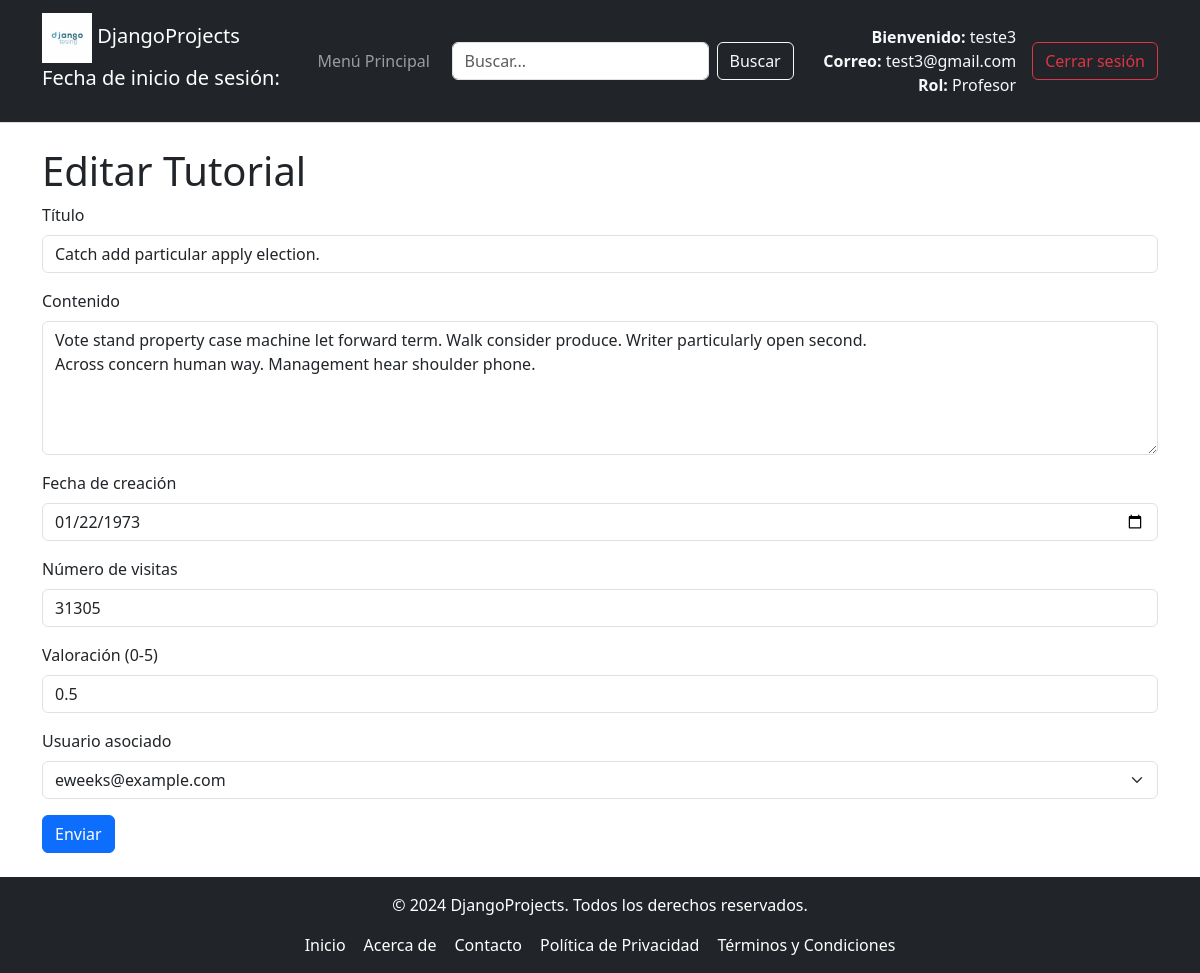
Page /formulario/tutorial-modificar/1 (signed in) on the committed database.
### tutorial/models.py (models this page shows, shortened)
class Usuario(AbstractBaseUser, PermissionsMixin):
    ADMINISTRADOR = 1
    PROFESOR = 2
    ESTUDIANTE = 3
    ROLES = (
        (ADMINISTRADOR, 'administrador'),
        (PROFESOR, 'profesor'),
        (ESTUDIANTE, 'estudiante'),
    )
    email = models.EmailField(unique=True)
    nombre = models.CharField(max_length=30)
    fecha_Registro = models.DateField(null=True, blank=True)
    puntuacion = models.DecimalField(max_digits=3, decimal_places=1, default=0.0)
    es_activo = models.BooleanField(default=True)
    is_staff = models.BooleanField(default=False)  # Aquí está el campo
    is_superuser = models.BooleanField(default=False)  # Aquí está el campo
    rol = models.PositiveSmallIntegerField(choices=ROLES, default=ADMINISTRADOR)
    imagen = models.ImageField(upload_to='imagenes/', null=True, blank=True)
    USERNAME_FIELD = 'email'  # Campo único para autenticación
    REQUIRED_FIELDS = ['nombre']  # Campos obligatorios para createsuperuser
    objects = UsuarioManager()  # Asegúrate de que el manager esté asignado correctamente
    def __str__(self):
        return self.email

class Tutorial(models.Model):
    titulo = models.CharField(max_length=50)
    contenido = models.TextField()
    fecha_Creacion = models.DateTimeField()
    visitas = models.IntegerField()
    valoracion = models.DecimalField(max_digits=3, decimal_places=1)
    usuario = models.ForeignKey(Usuario, on_delete=models.CASCADE, related_name="usuario_del_tutorial")

### tutorial/views.py (the view, shortened to what this page needs)
# urls.py: path('formulario/tutorial-modificar/<int:tutorial_id>', views.tutorial_modificar,name="tutorial_modificar"),
@permission_required('tutorial.change_tutorial')
def tutorial_modificar(request, tutorial_id):
    tutorial = Tutorial.objects.get(id= tutorial_id)
    datosFormulario = None
    if request.method == 'POST':
        datosFormulario = request.POST
    formulario = TutorialForm(datosFormulario, instance= tutorial)
    return render(request, 'formulario/tutorial_modificar.html',{"formulario":formulario,"tutorial":tutorial})

### tutorial/templates/formulario/tutorial_modificar.html (shortened to what this page needs)
{% extends "Padre.html" %}
{% block cabecera %}
    <h1>Editar Tutorial</h1>
{% endblock %}
{% block contenido %}
{% load django_bootstrap5 %}
<form action = "{% url 'tutorial_modificar' tutorial.id %}" method = "post">
    {% load django_bootstrap5 %}
    {% bootstrap_form formulario %}
    {% bootstrap_button "Enviar" button_type="submit" button_class="btn-primary" %}
</form>
{% endblock %}

### tutorial/templates/Padre.html (shortened to what this page needs)
<!DOCTYPE html>
<html lang="es">
  <head>
    {% load django_bootstrap5 %}
    {% load static %}
    <link rel="stylesheet" type="text/css" href="{% static 'css/EstiloTemplate.css' %}">
    <link href="https://cdn.jsdelivr.net/npm/bootstrap@5.3.0/dist/css/bootstrap.min.css" rel="stylesheet">
  </head>
  <body>
    <nav class="navbar navbar-expand-lg navbar-dark bg-dark">
      <div class="container">
        <a class="navbar-brand" href="#">
          <img src="{% static 'imagenes/django.png' %}" alt="Logo de Django" class="logo" style="width: 50px;">
          DjangoProjects
          {% if user.is_authenticated %}
              <p>Fecha de inicio de sesión: {{ user.fecha_inicio_sesion }}</p>
          {% else %}
              <p>No has iniciado sesión</p>
          {% endif %}
        </a>
        <div class="collapse navbar-collapse" id="navbarNav">
          {% include "MenuNavegacion.html" %}
          <form class="d-flex ms-auto me-3" method="GET" action="{% url 'buscar' %}">
            <input class="form-control me-2" type="search" placeholder="Buscar..." aria-label="Search" name="query">
            <button class="btn btn-outline-light" type="submit">Buscar</button>
          </form>
          <div class="d-flex align-items-center ms-auto">
            {% if user.is_authenticated %}
              <div class="text-light text-end me-3">
                <p class="mb-0"><strong>Bienvenido:</strong> {{ user.nombre }}</p>
                <p class="mb-0"><strong>Correo:</strong> {{ user.email }}</p>
                <p class="mb-0"><strong>Rol:</strong>
                  {% if user.rol == 2 %}
                    Profesor
                  {% elif user.rol == 3 %}
                    Estudiante
                  {% else %}
                    Administrador
                  {% endif %}
                </p>
              </div>
              <form method="post" action="{% url 'logout' %}" style="display: inline;">
                <button class="btn btn-outline-danger" type="submit">Cerrar sesión</button>
              </form>
            {% else %}
              <a class="btn btn-outline-warning me-2" href="{% url 'login' %}">Iniciar sesión</a>
              <a class="btn btn-outline-primary" href="{% url 'registrar_usuario' %}">Registrarse</a>
            {% endif %}
          </div>
        </div>
      </div>
    </nav>
    <div class="container mt-4">
      {% block cabecera %}
      {% endblock %}
      {% block contenido %}
      {% endblock %}
    </div>
    {% include "Footer.html" %}
  </body>
</html>

### tutorial/static/css/EstiloTemplate.css (style rules this page uses)
html, body { height: 100%; margin: 0; padding: 0; font-family: Arial, sans-serif; display: flex; flex-direction: column; }
.container { flex: 1; width: 80%; margin: 0 auto; }
.navbar { display: flex; align-items: center; background-color: #f2f2f2; padding: 10px 20px; border-bottom: 1px solid #ddd; }
.logo { width: 150px; height: auto; }
img { max-width: 100%; height: auto; }

### rows in the picture
Usuario: nombre "teste3", email "test3@gmail.com"
Tutorial: titulo "Catch add particular apply election.", contenido "Vote stand property case machine let forward term. Walk consider produce. Writer particularly open second. Across concern human way. Management hear shoulder phone.", fecha_Creacion "01/22/1973", visitas "31305", valoracion "0.5", usuario "eweeks@example.com"
